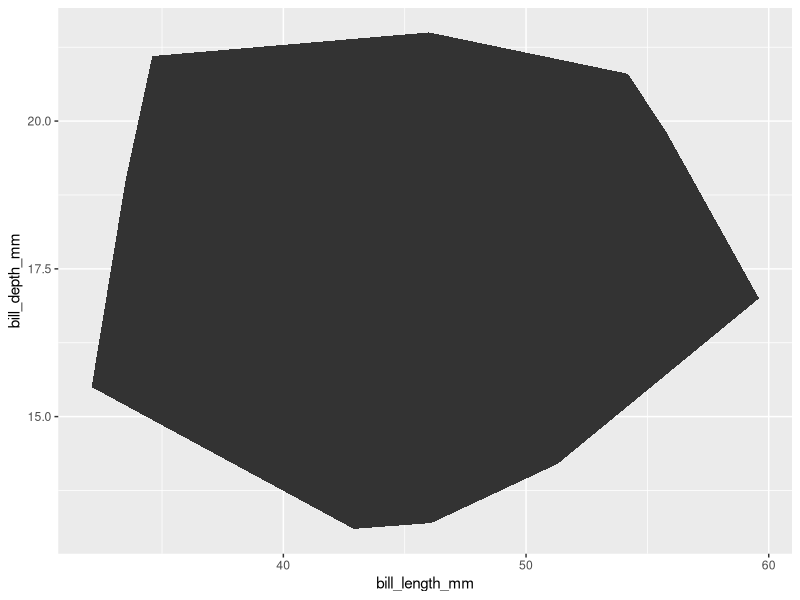

The R script that drew this image: (Note: this script raises an error after producing the figure.)
## ---- chunk 1
knitr::opts_chunk$set(echo = TRUE)
options(tidyverse.quiet = TRUE)
## ---- chunk 2
library(tidyverse)

## ---- chunk 3


compute_group_chull <- function(data, scales){
  
  chull_ids <- chull(data$x, data$y)
  
  data[chull_ids,]
  
}

library(ggplot2)

StatChull <- ggproto("StatChull", Stat, compute_group = compute_group_chull)

palmerpenguins::penguins %>% 
  remove_missing() %>% 
  select(x = bill_length_mm, y = bill_depth_mm) %>% 
  compute_group_chull()

palmerpenguins::penguins %>% 
  remove_missing() %>% 
  ggplot() + 
  aes(x = bill_length_mm, y = bill_depth_mm) + 
  geom_polygon(stat = StatChull)

GeomPolygon$default_aes

GeomPolygonRed <- ggproto("GeomPolygonRed", 
                      GeomPolygon, default_aes = aes(color = "red"))



last_plot() +
  layer(GeomPolygonRed,
        StatChull,
        position = "identity")
  
  
GeomPolygonRed2 <- ggproto("GeomPolygonRed2",
                           GeomPolygon,
                           default_aes = aes(colour    = "red",
fill     = from_theme(ggplot2:::col_mix(ink, paper, 0.2)),
linewidth = from_theme(borderwidth),
linetype  = from_theme(bordertype),
alpha     = NA,
subgroup  = NULL))



GeomPolygonRed2 <- ggproto("GeomPolygonRed2", GeomPolygon)
GeomPolygonRed2$default_aes$colour <- "red"

  
GeomPolygonRed2$default_aes

last_plot() +
  layer(GeomPolygonRed2,
        StatChull,
        position = "identity")


